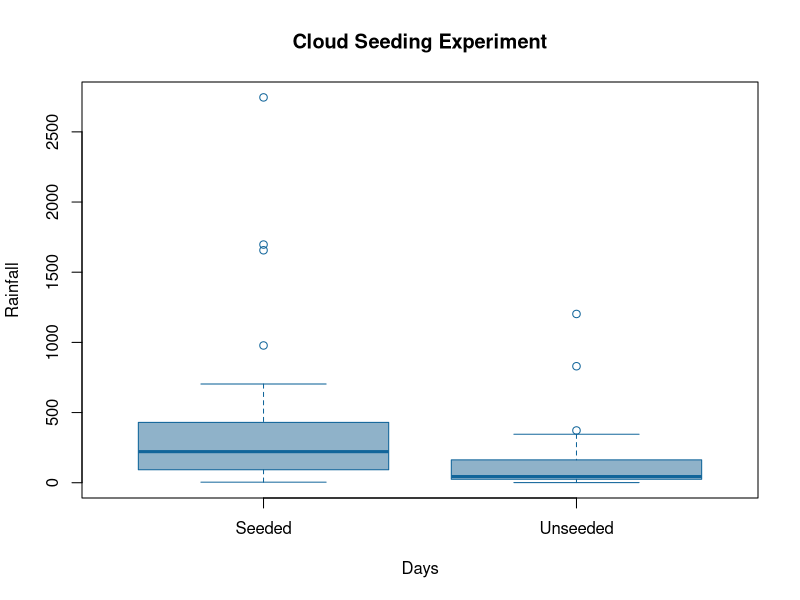

R code for this plot:
#data
Mydata <- read.csv("days.csv",head = T)

#plot
boxplot(Rainfall~Days, data=Mydata,
        main = "Cloud Seeding Experiment",
        col = "#8fb2c9",
        border = "#11659a")

#do a one-way anova to prove if seeding have an effect on rainfall 
anova <- aov(Rainfall ~ Days,data = Mydata)
summary(anova)